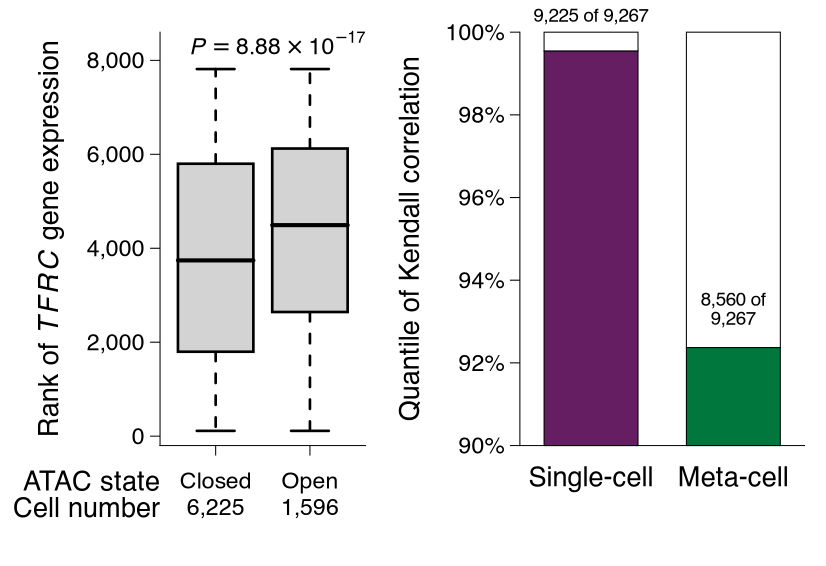

This figure's R source:
# Fig 3g — TFRC in K562: (left) expression rank by promoter ATAC state, (right) quantile of the
# Kendall correlation at single-cell vs meta-cell resolution. Two ggplots joined with patchwork.
#
# Everything below is measured from the published vector panel:
#   left  : boxes 0.8 of the slot, fill #D3D3D3, outline 0.64 pt, median 1 pt, whiskers dashed
#           (1.9 pt on / 3.2 pt off with ROUND caps, so each dash reads ~2.5 / 2.5; lty "34" at 0.75 pt units),
#           staples half the box width; panel 17.4 x 35.6 mm; y 0-8,000 with
#           a 5 % top margin; P value (5.5 pt) right-aligned at the panel's top right; two label rows
#           under the axis ("Closed / Open" then counts, 5.5 pt) with 6.5 pt row headers
#           "ATAC state" / "Cell number" right-aligned at the y axis;
#   right : panel 24.1 x 34.5 mm, half a slot of space either side of the bars; bars 0.66 of the slot, #641E61 (single-cell) and #00783D (meta-cell) with a 0.25 pt black
#           outline, and a white outlined "remainder" up to exactly 100 %; y 90-100 % with NO
#           expansion; count labels 4.5 pt (above the bar when there is no room inside); 6.5 pt
#           category labels; no x ticks.
#
#   Rscript figures/fig3g_boxbar.R   # -> figures/fig3g_boxbar.{pdf,png}
suppressPackageStartupMessages({ library(ggplot2); library(dplyr); library(patchwork) })
source("R/theme_sce2g.R")
S <- sce2g$type$size_pt; N <- sce2g$color$neutral; MV <- sce2g$color$model_variant
txt <- function(size = S$tick_label) size / .pt

# ---- left: box plot from digitised quartiles ------------------------------------------------------
bx <- tibble(state = factor(c("Closed", "Open"), c("Closed", "Open")), n = c(6225, 1596),
             ymin = c(113, 113), lower = c(1797, 2643), middle = c(3742, 4492), upper = c(5800, 6123), ymax = c(7815, 7815))
y_per_pt <- 2000 / 22.93                       # data units per pt, from the tick spacing
row1 <- -(733.1 - 722.3) * y_per_pt; row2 <- -(739.6 - 722.3) * y_per_pt   # label rows below the axis
p_box <- ggplot(bx, aes(x = state)) +
  geom_boxplot(aes(ymin = ymin, lower = lower, middle = middle, upper = upper, ymax = ymax), stat = "identity",
               fill = N$box_fill, colour = "black", width = 0.8, linewidth = pt_mm(.639), median.linewidth = pt_mm(1),
               whisker.linetype = "34", staplewidth = 0.5, lineend = "round") +   # dash units are 0.75 pt (R clamps lwd < 1); round caps add one line width per dash as in the paper
  annotate("text", x = 2.59, y = 8130, label = "italic(P) == 8.88 %*% 10^-17", parse = TRUE, hjust = 1, vjust = 0,
           size = txt(), family = sce2g_font) +
  annotate("text", x = 1:2, y = row1, label = levels(bx$state), size = txt(), family = sce2g_font) +
  annotate("text", x = 1:2, y = row2, label = scales::comma(bx$n), size = txt(), family = sce2g_font) +
  annotate("text", x = 0.41, y = c(row1, row2), label = c("ATAC state", "Cell number"), hjust = 1,
           size = txt(S$axis_title), family = sce2g_font) +
  scale_y_continuous(breaks = seq(0, 8000, 2000), labels = scales::comma) +
  coord_cartesian(xlim = c(0.41, 2.59), ylim = c(-200, 8600), expand = FALSE, clip = "off") +
  labs(x = NULL, y = expression("Rank of " * italic(TFRC) * " gene expression")) +
  theme_sce2g() + theme(axis.text.x = element_blank(), plot.margin = margin(4, 4, 18, 8))

# ---- right: quantile bars with white remainders -------------------------------------------------
qb <- tibble(res = factor(c("Single-cell", "Meta-cell"), c("Single-cell", "Meta-cell")), k = c(9225, 8560), n = 9267,
             q = 100 * k / n, fill = c("#641E61", MV$multiome_meta_cell_bar), i = 1:2)
p_bar <- ggplot(qb, aes(x = res)) +
  geom_rect(aes(xmin = i - 0.33, xmax = i + 0.33, ymin = 90, ymax = q, fill = fill), colour = "black", linewidth = pt_mm(.25)) +   # from the 90 % floor
  geom_rect(aes(xmin = i - 0.33, xmax = i + 0.33, ymin = q, ymax = 100), fill = "white", colour = "black", linewidth = pt_mm(.25)) +
  annotate("text", x = 1, y = 100.25, label = "9,225 of 9,267", vjust = 0, size = txt(S$annotation), family = sce2g_font) +
  annotate("text", x = 2, y = qb$q[2] + 0.55, label = "8,560 of\n9,267", vjust = 0, lineheight = 0.85,
           size = txt(S$annotation), family = sce2g_font) +
  scale_fill_identity() +
  scale_y_continuous(breaks = seq(90, 100, 2), labels = function(v) paste0(v, "%")) +
  coord_cartesian(xlim = c(0.5, 2.5), ylim = c(90, 100), expand = FALSE, clip = "off") +   # x gap measured from the paper
  labs(x = NULL, y = "Quantile of Kendall correlation") +
  theme_sce2g() + theme(axis.ticks.x = element_blank(), axis.text.x = element_text(size = S$axis_title, margin = margin(t = 5)),
                        axis.title.y = element_text(margin = margin(r = 5)), plot.margin = margin(8, 4, 18, 4))

fig <- (p_box | p_bar) + plot_layout(widths = unit(c(17.4, 24.1), "mm"), heights = unit(35, "mm"))   # panel sizes measured from the paper
save_panel(fig, "figures/fig3g_boxbar.pdf", width_mm = 70, height_mm = 48)
save_panel(fig, "figures/fig3g_boxbar.png", width_mm = 70, height_mm = 48)
cat("wrote figures/fig3g_boxbar.{pdf,png}\n")
